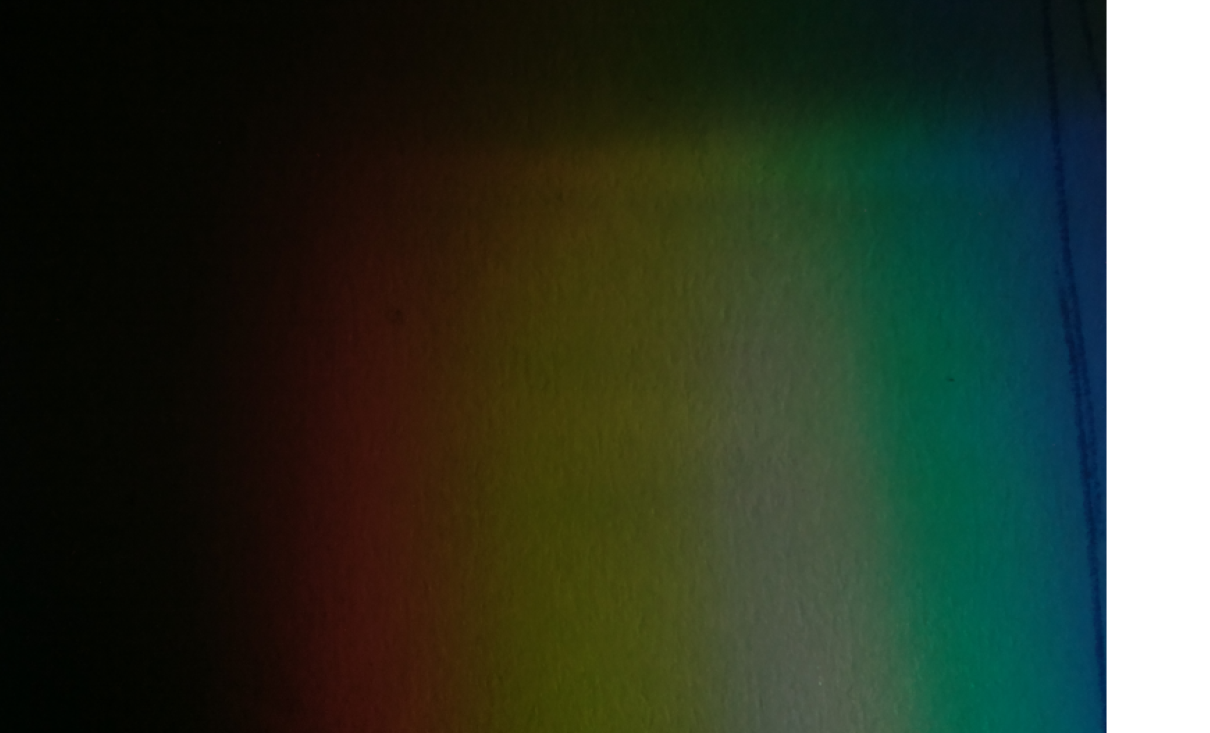
#> input picture python/SSP lab proj/Capture.PNG, 1210 x 733 px
$ python spectroscope.py
#> lines starting #> are read from the running program, lines starting #| are printed output that depends on the picture
inputname = 'Capture.PNG'
outputname = 'data.csv'
x1 = 200
y1 = 600
x2 = 1000
y2 = 500


if x1>x2 :
	d = x1
	x1 = x2
	x2 = d

if y1>y2 :
	d = y1
	y1 = y2
	y2 = d


from PIL import Image
import matplotlib.pyplot as plt
import matplotlib.image as mpimg
import numpy as np

img = Image.open(inputname)
#> img is the input picture: PIL image 1210x733 RGBA; mean R, G, B, A 49.8, 59.3, 45, 255
img.load()
im = np.asarray(img)
im = im[:,:,0:3]
plt.figure(0)
plt.imshow(im)
plt.show(block = False)


im = im[(y1-1):y2,(x1-1):x2,:]
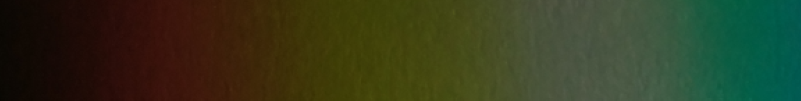
#> im: shape (101, 801, 3); mean R, G, B 51.6, 58.3, 31.3


plt.figure(1)
plt.imshow(im)
plt.show(block = False)


imR = np.mean(im[:,:,0],axis=0)
#> imR = 801 values, max 76.65 at index 582, min 0.792 at index 777, mean 51.62
imG = np.mean(im[:,:,1],axis=0)
#> imG = 801 values, max 94.18 at index 721, min 7.89 at index 11, mean 58.28
imB = np.mean(im[:,:,2],axis=0)
#> imB = 801 values, max 79.33 at index 799, min 3.01 at index 29, mean 31.35


im = np.mean(im,axis = (0,2))
#> im = 801 values, max 77.15 at index 620, min 7.55 at index 0, mean 47.08


np.savetxt(outputname,im,delimiter=',')

plt.figure(2)
plt.plot(im)


plt.show()
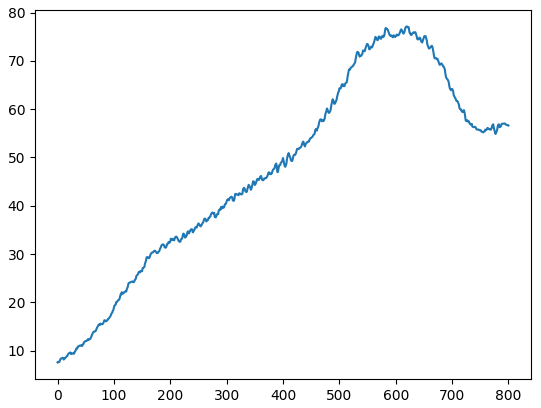
#> figure drawn by matplotlib, 1 panel; curve peaks at x = 620, y = 77.15
